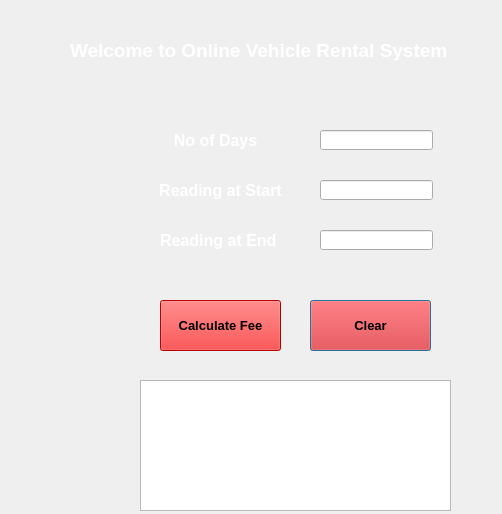
<?xml version="1.0" encoding="UTF-8"?>
<ui version="4.0">
 <class>Dialog</class>
 <widget class="QDialog" name="Dialog">
  <property name="geometry">
   <rect>
    <x>0</x>
    <y>0</y>
    <width>502</width>
    <height>514</height>
   </rect>
  </property>
  <property name="windowTitle">
   <string>Dialog</string>
  </property>
  <widget class="QLabel" name="label">
   <property name="geometry">
    <rect>
     <x>70</x>
     <y>40</y>
     <width>411</width>
     <height>20</height>
    </rect>
   </property>
   <property name="font">
    <font>
     <pointsize>14</pointsize>
     <weight>75</weight>
     <bold>true</bold>
    </font>
   </property>
   <property name="styleSheet">
    <string notr="true">color: rgb(255, 255, 255);</string>
   </property>
   <property name="text">
    <string>Welcome to Online Vehicle Rental System</string>
   </property>
  </widget>
  <widget class="QLabel" name="days_label_2">
   <property name="geometry">
    <rect>
     <x>160</x>
     <y>130</y>
     <width>111</width>
     <height>20</height>
    </rect>
   </property>
   <property name="font">
    <font>
     <pointsize>12</pointsize>
     <weight>75</weight>
     <bold>true</bold>
    </font>
   </property>
   <property name="styleSheet">
    <string notr="true">color: rgb(255, 255, 255);</string>
   </property>
   <property name="text">
    <string>No of Days</string>
   </property>
   <property name="alignment">
    <set>Qt::AlignCenter</set>
   </property>
  </widget>
  <widget class="QLabel" name="startReading_label_3">
   <property name="geometry">
    <rect>
     <x>150</x>
     <y>180</y>
     <width>141</width>
     <height>20</height>
    </rect>
   </property>
   <property name="font">
    <font>
     <pointsize>12</pointsize>
     <weight>75</weight>
     <bold>true</bold>
    </font>
   </property>
   <property name="styleSheet">
    <string notr="true">color: rgb(255, 255, 255);</string>
   </property>
   <property name="text">
    <string>Reading at Start</string>
   </property>
   <property name="alignment">
    <set>Qt::AlignCenter</set>
   </property>
  </widget>
  <widget class="QLabel" name="endReading_label_4">
   <property name="geometry">
    <rect>
     <x>150</x>
     <y>230</y>
     <width>141</width>
     <height>20</height>
    </rect>
   </property>
   <property name="font">
    <font>
     <pointsize>12</pointsize>
     <weight>75</weight>
     <bold>true</bold>
    </font>
   </property>
   <property name="styleSheet">
    <string notr="true">color: rgb(255, 255, 255);</string>
   </property>
   <property name="text">
    <string>Reading at End </string>
   </property>
   <property name="alignment">
    <set>Qt::AlignCenter</set>
   </property>
  </widget>
  <widget class="QLineEdit" name="lineEdit">
   <property name="geometry">
    <rect>
     <x>320</x>
     <y>130</y>
     <width>113</width>
     <height>20</height>
    </rect>
   </property>
  </widget>
  <widget class="QLineEdit" name="lineEdit_2">
   <property name="geometry">
    <rect>
     <x>320</x>
     <y>180</y>
     <width>113</width>
     <height>20</height>
    </rect>
   </property>
  </widget>
  <widget class="QLineEdit" name="lineEdit_3">
   <property name="geometry">
    <rect>
     <x>320</x>
     <y>230</y>
     <width>113</width>
     <height>20</height>
    </rect>
   </property>
  </widget>
  <widget class="QPushButton" name="clear_pushButton_2">
   <property name="geometry">
    <rect>
     <x>310</x>
     <y>300</y>
     <width>121</width>
     <height>51</height>
    </rect>
   </property>
   <property name="font">
    <font>
     <pointsize>10</pointsize>
     <weight>75</weight>
     <bold>true</bold>
    </font>
   </property>
   <property name="styleSheet">
    <string notr="true">background-color: rgb(255, 0, 0);</string>
   </property>
   <property name="text">
    <string>Clear</string>
   </property>
  </widget>
  <widget class="QPushButton" name="fee_pushButton_3">
   <property name="geometry">
    <rect>
     <x>160</x>
     <y>300</y>
     <width>121</width>
     <height>51</height>
    </rect>
   </property>
   <property name="font">
    <font>
     <pointsize>10</pointsize>
     <weight>75</weight>
     <bold>true</bold>
    </font>
   </property>
   <property name="styleSheet">
    <string notr="true">background-color: rgb(255, 0, 0);</string>
   </property>
   <property name="text">
    <string>Calculate Fee</string>
   </property>
  </widget>
  <widget class="QPlainTextEdit" name="result_plainTextEdit">
   <property name="geometry">
    <rect>
     <x>140</x>
     <y>380</y>
     <width>311</width>
     <height>131</height>
    </rect>
   </property>
   <property name="styleSheet">
    <string notr="true">border-color: rgb(255, 85, 0);</string>
   </property>
  </widget>
 </widget>
 <resources/>
 <connections/>
</ui>
